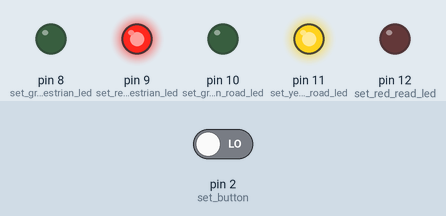
The sketch below on a simulated Arduino Uno, built with avr-gcc and run on an emulated ATmega328P. On the bench: output pins drawn as LEDs (lit = HIGH). The inputs (shaded band) are chosen by the test bench; at power-on: pin 2 (set_button) LOW.

Above: at 17.8 s.
17.9 s: pin 2 (set_button) driven HIGH
At 18.9 s:
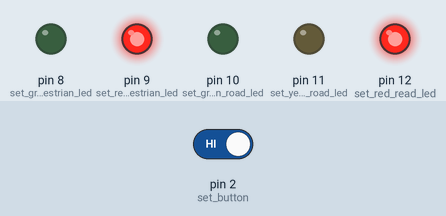
At 25.4 s:
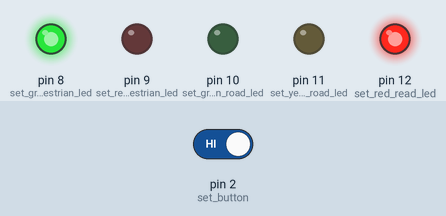
31.5 s: pin 2 (set_button) driven LOW
At 38.1 s:
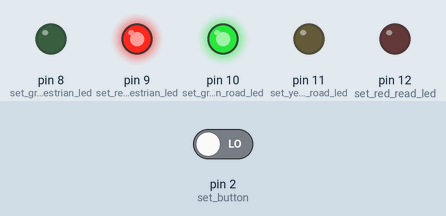
Timing chart, 0 to 51.5 s (numbered marks = the images above; inputs shaded):
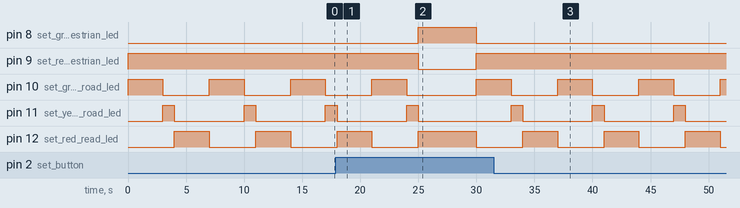

Measured:
- after the input at 17.9 s, pin 8 (set_green_pedestrian_led): LOW → HIGH after 7.1 s, → LOW 5.0 s later; pin 9 (set_red_pedestrian_led): HIGH → LOW after 7.1 s, → HIGH 5.0 s later; pin 11 (set_yellow_road_led): goes on until 25.0 s, then stays LOW
- after the input at 31.5 s, pin 8 (set_green_pedestrian_led): stops changing and stays LOW; pin 9 (set_red_pedestrian_led): stops changing and stays HIGH
- by itself, pin 10 (set_green_road_led), pin 12 (set_red_read_led): alternates HIGH for 3.0 s and LOW for 4.0 s
- by itself, pin 11 (set_yellow_road_led): alternates HIGH for 1.0 s and LOW for 6.0 s

The sketch:

Lab_2.ino
```cpp
/*
   One green LED (on pin 10) lit for 3 seconds (the first LED to light up).
   Then one orange LED (on pin 11) lit for 1 second.
   Then finally one red LED (on pin 12) lit for 3 seconds.
   Two-colour light (pedestrian)

   The pedestrian light is constantly red (red LED on pin 9) and
   only turns green (LED on pin 8) once the button (on pin 2) is pressed.
   On button press
   If the button is pressed during the instant when the car traffic light is
   changing from green to orange:

   The car traffic light shows orange for 1 second
   Then the car traffic light turns red and the pedestrian light turns
   from red to green - to allow pedestrians to cross the street.
   After a 5 second pause, normal operation resumes.
   (Return immediately to the start of the 'normal operation' procedure.)
   (If the button is pressed at any other time, nothing happens.
   We agree that this may not be the most realistic situation,
   but we are keeping it simple for this assignment!)
 */
#include <Arduino.h>

void setup()
{
        pinMode(10, OUTPUT); //set green road led
        pinMode(11, OUTPUT); //set yellow road led
        pinMode(12, OUTPUT); //set red read led
        pinMode(9, OUTPUT); //set red pedestrian led
        pinMode(8, OUTPUT); //set green pedestrian led
        pinMode(2, INPUT); //set button
}

void loop()
{
        digitalWrite(9, HIGH); //light up red pedestrian led
        digitalWrite(10, HIGH); //light up green road led
        delay(3000); // Wait for 3000 millisecond(s)
        digitalWrite(10, LOW); //light down green road led

        if (digitalRead(2) == HIGH) //if button is pressed
        {
                digitalWrite(11, HIGH); //light up yellow road led
                delay(1000); // Wait for 1000 milliseconds
                digitalWrite(11, LOW); //light down yellow road led
                digitalWrite(12, HIGH); //light up red road led
                digitalWrite(9, LOW); //light down red pedestrian led
                digitalWrite(8, HIGH); //light up green pedestrian led
                delay(5000); // Wait for 5000 milliseconds
                digitalWrite(12, LOW); //light down red road led
                digitalWrite(8, LOW); //light down green pedestrian led
                digitalWrite(9, HIGH); //light up red pedestrian led
        }
        else
        {
                digitalWrite(11, HIGH); //light up yellow road led
                delay(1000); // Wait for 1000 milliseconds
                digitalWrite(11, LOW); //light down yellow road led
                digitalWrite(12, HIGH); //light up red road led
                delay(3000); // Wait for 3000 milliseconds
                digitalWrite(12, LOW); //light down red road led
        }
}
```
